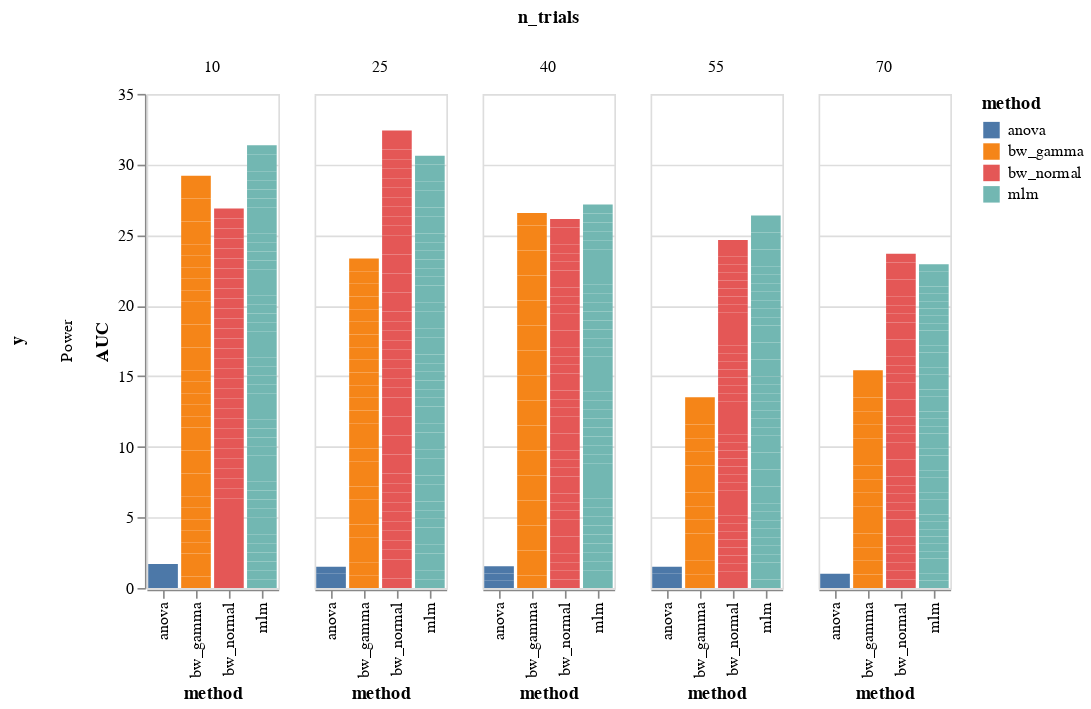
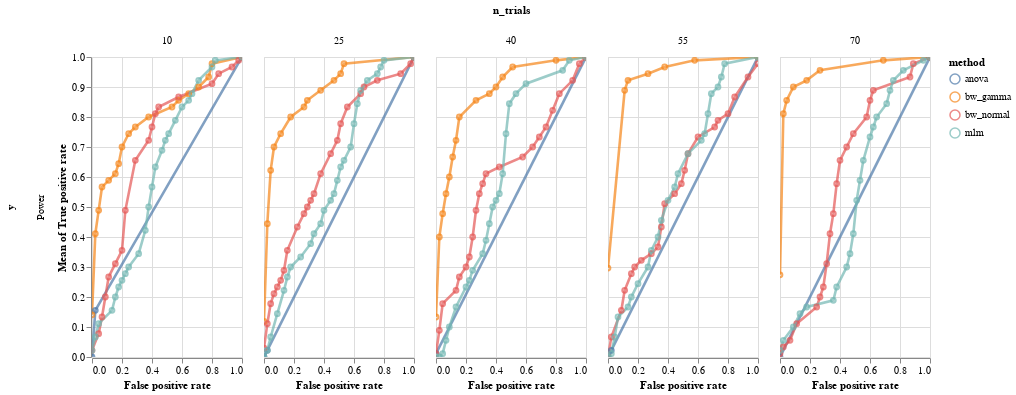

Write notebook code for charts like these, in order.
### Markdown cell above
### ROC curve

### Code cell
df = model_comparison.make_roc_auc(res, binary=False, groups=('method', 'y', 'n_trials'))

bars, roc = model_comparison.plot_roc(df)
bars.facet(column='n_trials', row='y').properties().display()
roc.facet(column='n_trials', row='y').properties()
# NBVAL_SKIP

### Figure 1 — Vega-Lite specification as saved in the notebook (floating-point values rounded to 4 significant figures; data arrays with more than 128 entries replaced by an {"elided": "..."} marker saying what was removed)
{"config": {"view": {"continuousWidth": 400, "continuousHeight": 300}}, "data": {"name": "data-f3f786e8ade191214ad5c94419d47a5b"}, "facet": {"column": {"type": "quantitative", "field": "n_trials"}, "row": {"type": "nominal", "field": "y"}}, "spec": {"mark": "bar", "encoding": {"color": {"type": "nominal", "field": "method"}, "x": {"type": "nominal", "field": "method"}, "y": {"type": "quantitative", "field": "AUC"}}, "selection": {"selector002": {"type": "interval", "bind": "scales", "encodings": ["x", "y"]}}}, "$schema": "https://vega.github.io/schema/vega-lite/v4.8.1.json", "datasets": {"data-f3f786e8ade191214ad5c94419d47a5b": {"elided": "578 records"}}}

### Figure 2 — Vega-Lite specification as saved in the notebook (floating-point values rounded to 4 significant figures; data arrays with more than 128 entries replaced by an {"elided": "..."} marker saying what was removed)
{"config": {"view": {"continuousWidth": 400, "continuousHeight": 300}}, "data": {"name": "data-f3f786e8ade191214ad5c94419d47a5b"}, "facet": {"column": {"type": "quantitative", "field": "n_trials"}, "row": {"type": "nominal", "field": "y"}}, "spec": {"layer": [{"mark": {"type": "line", "opacity": 0.7, "size": 2.6}, "encoding": {"color": {"type": "nominal", "field": "method"}, "x": {"type": "quantitative", "field": "False positive rate"}, "y": {"type": "quantitative", "aggregate": "mean", "field": "True positive rate"}}, "selection": {"selector001": {"type": "interval", "bind": "scales", "encodings": ["x", "y"]}}}, {"mark": {"type": "point", "opacity": 0.7, "size": 22.6}, "encoding": {"color": {"type": "nominal", "field": "method"}, "x": {"type": "quantitative", "field": "False positive rate"}, "y": {"type": "quantitative", "aggregate": "mean", "field": "True positive rate"}}}], "width": 150}, "$schema": "https://vega.github.io/schema/vega-lite/v4.8.1.json", "datasets": {"data-f3f786e8ade191214ad5c94419d47a5b": {"elided": "578 records"}}}
